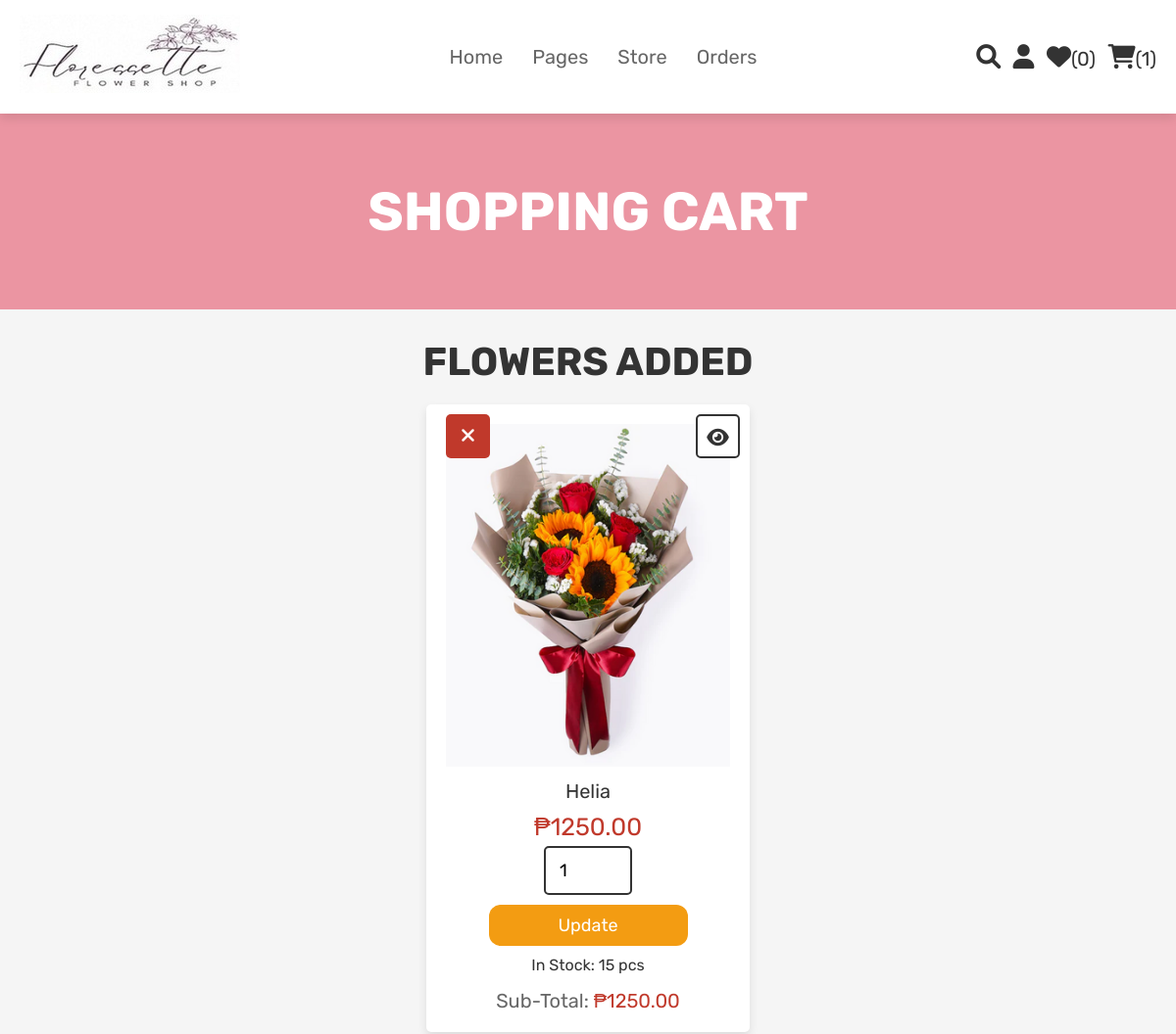
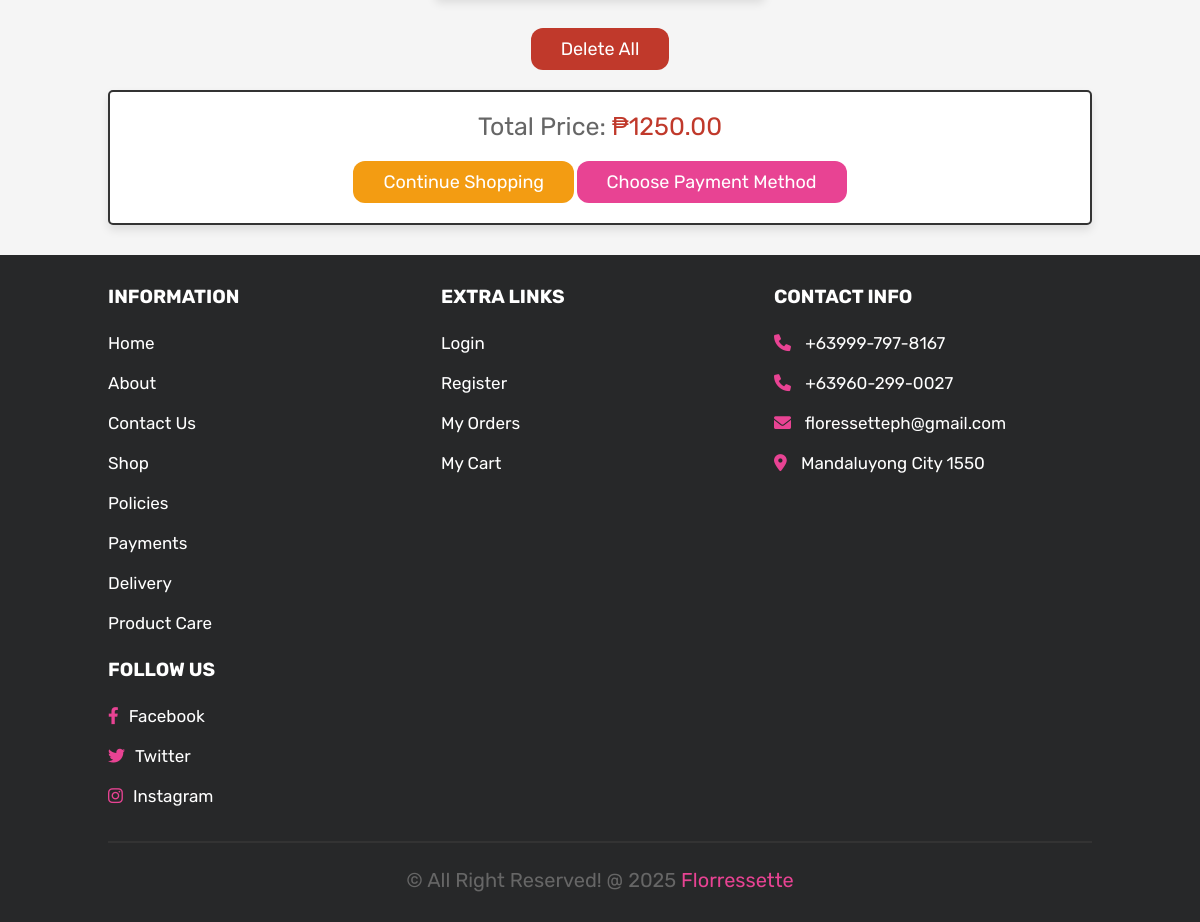
Screenshot of /cart.php (signed in) with the database file from the repository (2 pictures, top to bottom).
### tables this page shows
CREATE TABLE `cart` (
  `id` int(100) NOT NULL,
  `user_id` int(100) NOT NULL,
  `pid` int(100) NOT NULL,
  `name` varchar(100) NOT NULL,
  `price` int(100) NOT NULL,
  `quantity` int(100) NOT NULL,
  `image` varchar(100) NOT NULL
);

CREATE TABLE `products` (
  `id` int(100) NOT NULL,
  `name` varchar(255) NOT NULL,
  `details` varchar(255) NOT NULL,
  `stock` int(11) NOT NULL,
  `sold` int(11) NOT NULL,
  `price` int(100) NOT NULL,
  `image` varchar(255) NOT NULL,
  `date_and_time` datetime DEFAULT NULL
);

### cart.php (the view, shortened to what this page needs)
<?php
@include 'config.php';
$user_id = $_SESSION['user_id'];
?>
<!DOCTYPE html>
<html lang="en">
<head>
   <link rel="stylesheet" href="https://cdnjs.cloudflare.com/ajax/libs/font-awesome/6.0.0/css/all.min.css">
   <link rel="stylesheet" href="css/style.css">
</head>
<body>
<?php @include 'header.php'; ?>
<section class="heading">
    <h3>shopping cart</h3>
</section>
<section class="shopping-cart">
    <h1 class="title">Flowers Added</h1>
    <div class="box-container">
    <?php
        $grand_total = 0;
        $select_cart = mysqli_query($conn, "SELECT * FROM `cart` WHERE user_id = '$user_id'") or die('query failed');
        if(mysqli_num_rows($select_cart) > 0){
            while($fetch_cart = mysqli_fetch_assoc($select_cart)){
                $name = $fetch_cart['name'];
                $select_products = mysqli_query($conn, "SELECT * FROM `products` WHERE name ='$name'") or die('query failed');
                if(mysqli_num_rows($select_products)>0){
                while($fetch_products = mysqli_fetch_assoc($select_products)){
                    $stock = $fetch_products['stock'];
                }
            }
    ?>
    <div  class="box">
        <a href="cart.php?delete=<?php echo $fetch_cart['id']; ?>" class="fas fa-times" onclick="return confirm('delete this from cart?');"></a>
        <a href="view_page.php?pid=<?php echo $fetch_cart['pid']; ?>" class="fas fa-eye"></a>
        <img src="uploaded_img/<?php echo $fetch_cart['image']; ?>" alt="" class="image">
        <div class="name"><?php echo $fetch_cart['name']; ?></div>
        <div class="price">₱<?php echo $fetch_cart['price']; ?>.00</div>
        <form action="" method="post">
            <input type="number" min="1" max="$stock" value="<?php echo $fetch_cart['quantity']; ?>" name="cart_quantity" class="qty">
            <input type="submit" value="update" class="option-btn" name="update_quantity">
        </form>
        <div class="name" style="font-size: medium;">In Stock: <?php echo $stock; ?> pcs</div>
        <div class="sub-total"> Sub-Total: <span>₱<?php echo $sub_total = ($fetch_cart['price'] * $fetch_cart['quantity']); ?>.00</span> </div>
    </div>
    <?php
    $grand_total += $sub_total;
        }
    }   else{
        echo '<p class="empty">your cart is empty</p>';
    }
    ?>
    </div>
    <div class="more-btn">
        <a href="cart.php?delete_all" class="delete-btn <?php echo ($grand_total > 1)?'':'disabled' ?>" onclick="return confirm('delete all from cart?');">Delete All</a>
    </div>
    <div class="cart-total">
        <p>Total Price: <span>₱<?php echo $grand_total; ?>.00</span></p>
        <a href="shop.php" class="option-btn">Continue Shopping</a>
        <a href="payment_method.php" class="btn">Choose Payment Method</a>
    </div>
</section>
<?php @include 'footer.php'; ?>
</body>
</html>

### css/style.css (style rules this page uses)
:root { --pink:#e84393; --red:#c0392b; --orange:#f39c12; --black:#333; --white:#fff; --light-color:#666; --light-white:#ccc; --light-bg:#f5f5f5; --border:.2rem solid var(--black); --box-shadow:0 .5rem 1rem rgba(0,0,0,.1); }
* { font-family: 'Rubik', sans-serif; margin:0; padding:0; box-sizing: border-box; outline: none; border:none; text-decoration: none; transition:all .2s linear; }
html { font-size: 62.5%; overflow-x: hidden; scroll-behavior: smooth; scroll-padding-top: 6.5rem; }
body { background: var(--light-bg); }
section { padding:3rem 9%; }
.btn, .delete-btn, .option-btn { display: inline-block; border-radius: 12px; margin-top: 1rem; font-size: 1.8rem; color:var(--white); cursor: pointer; padding:1rem 3rem; text-transform: capitalize; }
.btn { background-color: var(--pink); }
.delete-btn { background-color: var(--red); }
.option-btn { background-color: var(--orange); }
.more-btn { margin-top: 2rem; text-align: center; }
.heading { display: flex; flex-flow: column; align-items: center; justify-content: center; gap:1rem; background-color: rgb(235, 149, 162); text-align: center; min-height: 25vh; }
.heading h3 { font-size: 5.5rem; color:var(--white); text-transform: uppercase; }
.title { text-align: center; margin-bottom: 2rem; color:var(--black); text-transform: uppercase; font-size: 4rem; }
input { width: 70%; background: transparent; border: 0; outline: 0; padding: 15px 20px; font-size: 15px; }
.shopping-cart .box-container { max-width: 1200px; margin:0 auto; display: grid; grid-template-columns: repeat(auto-fit, 33rem); gap: 35px; align-items: flex-start; justify-content: center; }
.shopping-cart .box-container .box { padding:2rem; text-align: center; background-color: var(--white); box-shadow: var(--box-shadow); border-radius: .5rem; position: relative; }
.shopping-cart .box-container .box .image { height: 35rem; width: 100%; object-fit: cover; }
.shopping-cart .box-container .box .fa-eye, .shopping-cart .box-container .box .fa-times { position: absolute; top:1rem; height: 4.5rem; width: 4.5rem; line-height: 4.3rem; font-size: 2rem; border-radius: .5rem; }
.shopping-cart .box-container .box .fa-eye { right:1rem; border:var(--border); background-color: var(--white); color:var(--black); }
.shopping-cart .box-container .box .fa-times { background-color: var(--red); color:var(--white); }
.shopping-cart .box-container .box .name { font-size: 2rem; color:var(--black); margin:1rem 0; }
.shopping-cart .box-container .box .price { font-size: 2.5rem; color:var(--red); margin:.5rem 0; }
.shopping-cart .box-container .box .qty { width: 9rem; padding:1.2rem 1.4rem; border-radius: .5rem; border:var(--border); font-size: 1.8rem; }
.shopping-cart .box-container .box .sub-total { margin-top: 1.5rem; font-size: 2rem; color:var(--light-color); }
.shopping-cart .box-container .box .sub-total span { color:var(--red); }
.shopping-cart .cart-total { max-width: 1200px; margin:0 auto; padding:2rem; text-align: center; background-color: var(--white); border:var(--border); box-shadow: var(--box-shadow); border-radius: .5rem; margin-top: 2rem; }
.shopping-cart .cart-total p { font-size: 2.5rem; color:var(--light-color); margin-bottom: 1rem; }
.shopping-cart .cart-total p span { color:var(--red); }

### rows the page displays
cart: image (picture), name "Helia", price "1250", cart_quantity "1", products.stock "15"

### other values shown
$wishlist_num_rows "0"
$cart_num_rows "1"
$grand_total "1250"
